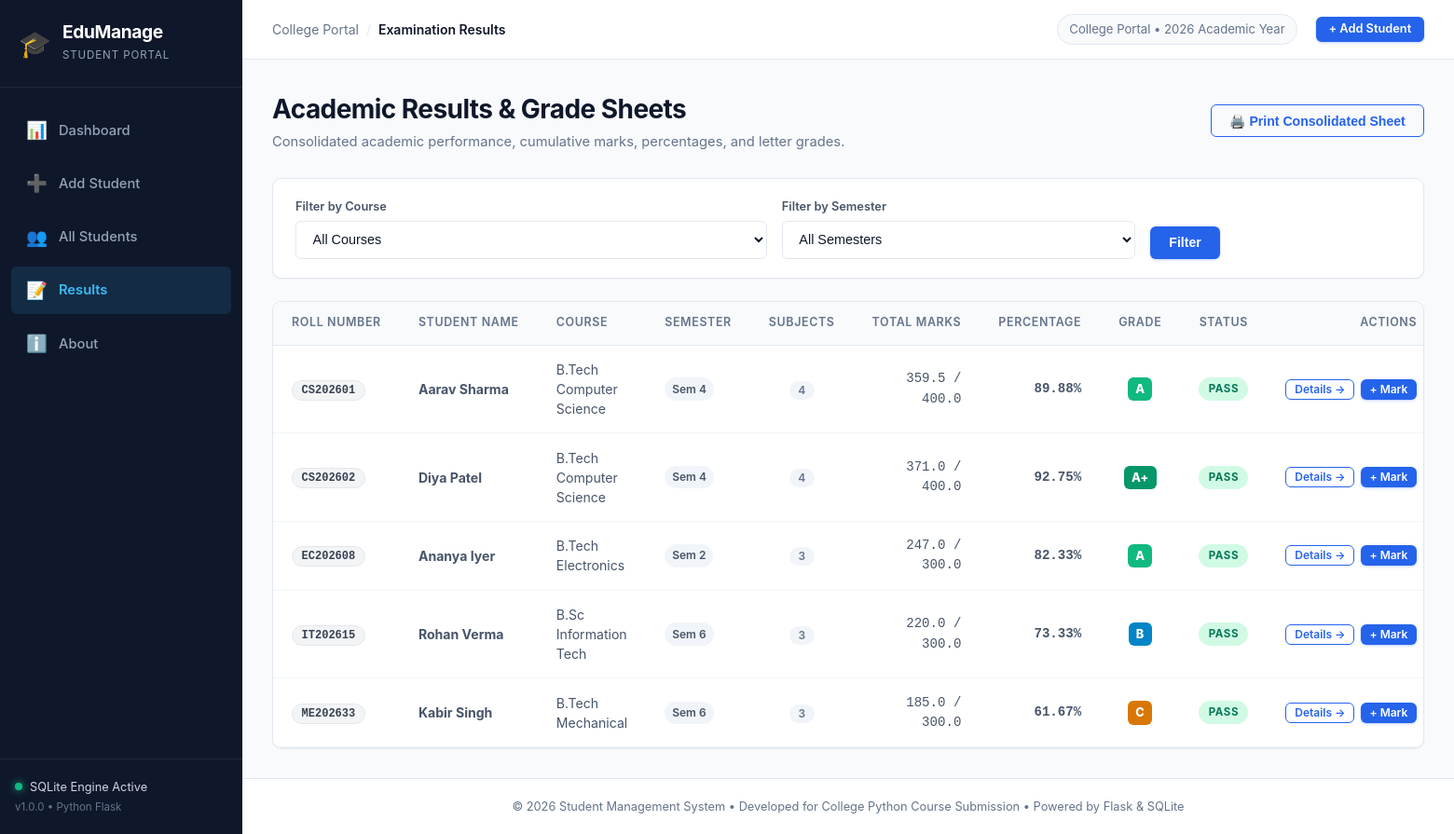
The app's page /results with its own data.
### tables this page shows
CREATE TABLE students (
        id INTEGER PRIMARY KEY AUTOINCREMENT,
        name TEXT NOT NULL,
        roll_number TEXT NOT NULL UNIQUE,
        email TEXT NOT NULL,
        phone TEXT NOT NULL,
        gender TEXT NOT NULL,
        dob TEXT NOT NULL,
        course TEXT NOT NULL,
        department TEXT NOT NULL,
        semester INTEGER NOT NULL,
        address TEXT NOT NULL,
        created_at TIMESTAMP DEFAULT CURRENT_TIMESTAMP
    );

### app.py (the view)
@app.route('/results')
def results():
    course_filter = request.args.get('course', '').strip()
    semester_filter = request.args.get('semester', '').strip()
    conn = get_db_connection()
    cursor = conn.cursor()
    cursor.execute("SELECT DISTINCT course FROM students ORDER BY course ASC")
    all_courses = [row['course'] for row in cursor.fetchall()]
    cursor.execute("SELECT DISTINCT semester FROM students ORDER BY semester ASC")
    all_semesters = [row['semester'] for row in cursor.fetchall()]
    query = '''
        SELECT id, name, roll_number, course, semester
        FROM students
        WHERE 1=1
    '''
    params = []
    if course_filter:
        query += " AND course = ?"
        params.append(course_filter)
    if semester_filter:
        try:
            query += " AND semester = ?"
            params.append(int(semester_filter))
        except ValueError:
            pass
    query += " ORDER BY roll_number ASC"
    cursor.execute(query, tuple(params))
    students_list = cursor.fetchall()
    conn.close()
    results_data = []
    for s in students_list:
        perf = get_student_performance(s['id'])
        status = 'Pass' if perf['percentage'] >= 50.0 and perf['subject_count'] > 0 else ('No Marks' if perf['subject_count'] == 0 else 'Fail')
        results_data.append({
            'student': s,
            'performance': perf,
            'status': status
        })
    return render_template(
        'results.html',
        results=results_data,
        all_courses=all_courses,
        all_semesters=all_semesters,
        course_filter=course_filter,
        semester_filter=semester_filter
    )

### app.py (called while the page is built)
def get_db_connection():
    conn = sqlite3.connect(DATABASE)
    conn.row_factory = sqlite3.Row
    conn.execute("PRAGMA foreign_keys = ON")
    return conn

def calculate_grade(percentage):
    if percentage >= 90.0:
        return 'A+'
    elif percentage >= 80.0:
        return 'A'
    elif percentage >= 70.0:
        return 'B'
    elif percentage >= 60.0:
        return 'C'
    elif percentage >= 50.0:
        return 'D'
    else:
        return 'F'

def get_student_performance(student_id):
    conn = get_db_connection()
    cursor = conn.cursor()
    cursor.execute('''
        SELECT id, subject, marks_obtained, max_marks
        FROM marks
        WHERE student_id = ?
        ORDER BY subject ASC
    ''', (student_id,))
    marks_records = cursor.fetchall()
    conn.close()
    total_obtained = sum(m['marks_obtained'] for m in marks_records)
    total_max = sum(m['max_marks'] for m in marks_records)
    percentage = (total_obtained / total_max * 100.0) if total_max > 0 else 0.0
    grade = calculate_grade(percentage) if total_max > 0 else 'N/A'
    return {
        'marks': marks_records,
        'total_obtained': round(total_obtained, 2),
        'total_max': round(total_max, 2),
        'percentage': round(percentage, 2),
        'grade': grade,
        'subject_count': len(marks_records)
    }

### templates/results.html (shortened to what this page needs)
{% extends 'base.html' %}
{% block header_title %}Examination Results{% endblock %}
{% block content %}
<div class="results-container">
    <div class="page-header">
        <div class="page-header-info">
            <h1 class="page-title">Academic Results & Grade Sheets</h1>
            <p class="page-subtitle">Consolidated academic performance, cumulative marks, percentages, and letter grades.</p>
        </div>
        <div class="page-header-actions">
            <button onclick="window.print()" class="btn btn-outline print-hide">
                <span>🖨️ Print Consolidated Sheet</span>
            </button>
        </div>
    </div>
    <div class="card filter-card print-hide">
        <form method="GET" action="{{ url_for('results') }}" class="filter-form">
            <div class="filter-field">
                <label for="courseFilter" class="filter-label">Filter by Course</label>
                <select id="courseFilter" name="course" class="form-control">
                    <option value="">All Courses</option>
                </select>
            </div>
            <div class="filter-field">
                <label for="semesterFilter" class="filter-label">Filter by Semester</label>
                <select id="semesterFilter" name="semester" class="form-control">
                    <option value="">All Semesters</option>
                </select>
            </div>
            <div class="filter-actions">
                <button type="submit" class="btn btn-primary">Filter</button>
            </div>
        </form>
    </div>
    <div class="card table-card">
        <div class="table-responsive">
            {% if results %}
                <table class="table table-striped table-hover">
                    <thead>
                        <tr>
                            <th>Roll Number</th>
                            <th>Student Name</th>
                            <th>Course</th>
                            <th>Semester</th>
                            <th style="text-align: center;">Subjects</th>
                            <th style="text-align: right;">Total Marks</th>
                            <th style="text-align: right;">Percentage</th>
                            <th style="text-align: center;">Grade</th>
                            <th style="text-align: center;">Status</th>
                            <th class="print-hide" style="text-align: right;">Actions</th>
                        </tr>
                    </thead>
                    <tbody>
                        {% for r in results %}
                            <tr>
                                <td>
                                    <span class="badge badge-subtle font-mono font-bold">{{ r.student.roll_number }}</span>
                                </td>
                                <td>
                                    <strong>{{ r.student.name }}</strong>
                                </td>
                                <td>{{ r.student.course }}</td>
                                <td><span class="sem-badge">Sem {{ r.student.semester }}</span></td>
                                <td style="text-align: center;">
                                    <span class="badge badge-light">{{ r.performance.subject_count }}</span>
                                </td>
                                <td style="text-align: right;" class="font-mono">
                                    {% if r.performance.subject_count > 0 %}
                                        {{ r.performance.total_obtained }} / {{ r.performance.total_max }}
                                    {% else %}
                                        <span class="text-muted">—</span>
                                    {% endif %}
                                </td>
                                <td style="text-align: right;" class="font-mono">
                                    {% if r.performance.subject_count > 0 %}
                                        <strong>{{ r.performance.percentage }}%</strong>
                                    {% else %}
                                        <span class="text-muted">—</span>
                                    {% endif %}
                                </td>
                                <td style="text-align: center;">
                                    {% if r.performance.subject_count > 0 %}
                                        <span class="grade-badge grade-{{ r.performance.grade|lower|replace('+', '-plus') }} grade-sm">
                                            {{ r.performance.grade }}
                                        </span>
                                    {% else %}
                                        <span class="text-muted">N/A</span>
                                    {% endif %}
                                </td>
                                <td style="text-align: center;">
                                    {% if r.status == 'Pass' %}
                                        <span class="status-pill status-pass">PASS</span>
                                    {% elif r.status == 'Fail' %}
                                        <span class="status-pill status-fail">FAIL</span>
                                    {% else %}
                                        <span class="status-pill status-pending">PENDING</span>
                                    {% endif %}
                                </td>
                                <td class="print-hide" style="text-align: right;">
                                    <div class="action-buttons-group">
                                        <a href="{{ url_for('student_details', id=r.student.id) }}" class="btn btn-outline btn-xs" title="View Full Marksheet">
                                            Details &rarr;
                                        </a>
                                        <a href="{{ url_for('add_marks', id=r.student.id) }}" class="btn btn-primary btn-xs" title="Add Subject Marks">
                                            + Mark
                                        </a>
                                    </div>
                                </td>
                            </tr>
                        {% endfor %}
                    </tbody>
                </table>
            {% else %}
                <div class="empty-state">
                    <p>No student records found matching the filter criteria.</p>
                </div>
            {% endif %}
        </div>
    </div>
</div>
{% endblock %}

### templates/base.html (shortened to what this page needs)
<!DOCTYPE html>
<html lang="en">
<head>
    <link rel="stylesheet" href="{{ url_for('static', filename='css/style.css') }}">
</head>
<body>
    <div class="app-layout">
        <aside class="sidebar" id="sidebar">
            <div class="sidebar-header">
                <div class="logo-mark">
                    <span class="logo-icon">🎓</span>
                    <div class="logo-text">
                        <h2>EduManage</h2>
                        <span class="logo-sub">Student Portal</span>
                    </div>
                </div>
            </div>
            <nav class="sidebar-nav">
                <a href="{{ url_for('dashboard') }}" class="nav-item {% if request.path == '/' %}active{% endif %}">
                    <span class="nav-icon">📊</span>
                    <span>Dashboard</span>
                </a>
                <a href="{{ url_for('add_student') }}" class="nav-item {% if request.path == '/student/add' %}active{% endif %}">
                    <span class="nav-icon">➕</span>
                    <span>Add Student</span>
                </a>
                <a href="{{ url_for('students') }}" class="nav-item {% if request.path == '/students' %}active{% endif %}">
                    <span class="nav-icon">👥</span>
                    <span>All Students</span>
                </a>
                <a href="{{ url_for('results') }}" class="nav-item {% if request.path == '/results' %}active{% endif %}">
                    <span class="nav-icon">📝</span>
                    <span>Results</span>
                </a>
                <a href="{{ url_for('about') }}" class="nav-item {% if request.path == '/about' %}active{% endif %}">
                    <span class="nav-icon">ℹ️</span>
                    <span>About</span>
                </a>
            </nav>
            <div class="sidebar-footer">
                <div class="system-status">
                    <span class="status-indicator"></span>
                    <span class="status-label">SQLite Engine Active</span>
                </div>
                <div class="sys-version">v1.0.0 • Python Flask</div>
            </div>
        </aside>
        <div class="main-wrapper">
            <header class="topbar">
                <div class="topbar-left">
                    <div class="breadcrumb-area">
                        <span class="breadcrumb-root">College Portal</span>
                        <span class="breadcrumb-separator">/</span>
                        <span class="breadcrumb-current">{% block header_title %}Dashboard{% endblock %}</span>
                    </div>
                </div>
                <div class="topbar-right">
                    <span class="date-badge" id="currentDate">College Portal • 2026 Academic Year</span>
                    <a href="{{ url_for('add_student') }}" class="btn btn-primary btn-sm topbar-btn">
                        <span>+ Add Student</span>
                    </a>
                </div>
            </header>
            <main class="content-container">
                {% if not_found %}
                    <div class="card empty-state-card" style="text-align: center; padding: 3rem 1.5rem;">
                        <div style="font-size: 3rem; margin-bottom: 1rem;">🔍</div>
                        <h2>404 - Page Not Found</h2>
                        <p style="color: var(--text-muted); margin: 0.5rem 0 1.5rem;">The page or student record you requested does not exist or has been removed.</p>
                        <a href="{{ url_for('dashboard') }}" class="btn btn-primary">Return to Dashboard</a>
                    </div>
                {% else %}
                    {% block content %}{% endblock %}
                {% endif %}
            </main>
            <footer class="app-footer">
                <p>&copy; 2026 Student Management System • Developed for College Python Course Submission • Powered by Flask & SQLite</p>
            </footer>
        </div>
    </div>
</body>
</html>

### records on screen
students: student.roll_number "CS202601", student.name "Aarav Sharma", student.course "B.Tech Computer Science", student.semester "4"
students: student.roll_number "CS202602", student.name "Diya Patel", student.course "B.Tech Computer Science", student.semester "4"
students: student.roll_number "EC202608", student.name "Ananya Iyer", student.course "B.Tech Electronics", student.semester "2"
students: student.roll_number "IT202615", student.name "Rohan Verma", student.course "B.Sc Information Tech", student.semester "6"
students: student.roll_number "ME202633", student.name "Kabir Singh", student.course "B.Tech Mechanical", student.semester "6"

### other values on screen
{{ r.performance.subject_count }} "4" "4" "3" "3" "3"
{{ r.performance.total_obtained }} "359.5" "371.0" "247.0" "220.0" "185.0"
{{ r.performance.total_max }} "400.0" "400.0" "300.0" "300.0" "300.0"
{{ r.performance.percentage }} "89.88" "92.75" "82.33" "73.33" "61.67"
{{ r.performance.grade }} "A" "A+" "A" "B" "C"
